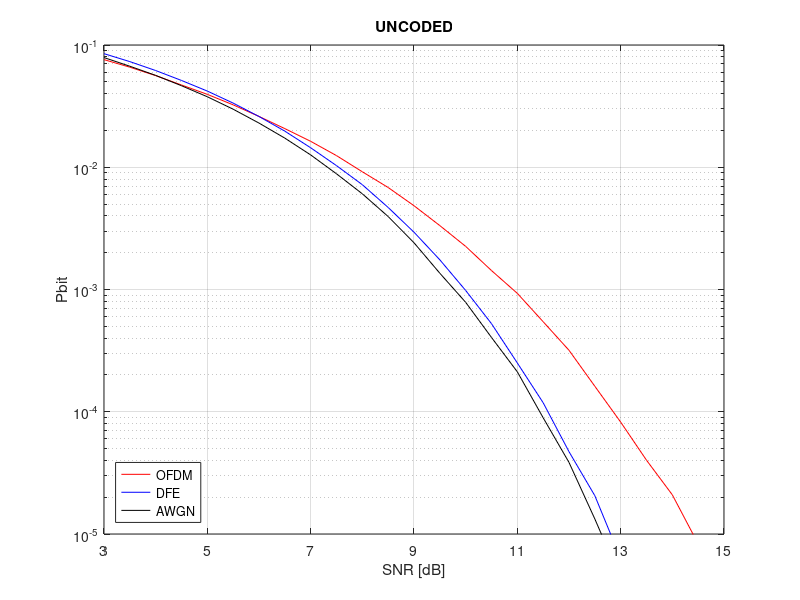
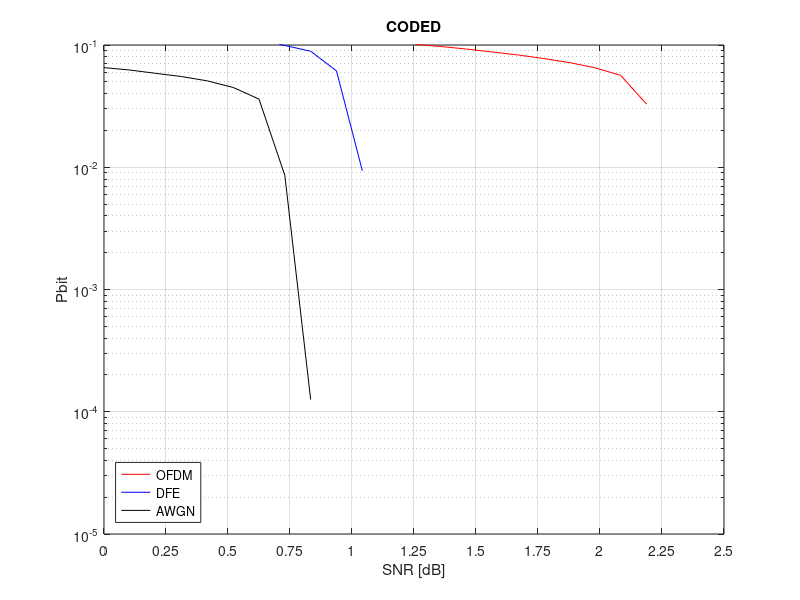

MATLAB code for these plots, in order:
close all; clear all; clc;

load('pbits_uncoded');

% Plot continuous lines even when Pbit is not computed
pbit_awgn_u(isnan(pbit_awgn_u)) = 5e-6;
pbit_ofdm_u(isnan(pbit_ofdm_u)) = 5e-6;
pbit_dfe_u(isnan(pbit_dfe_u)) = 5e-6;

figure;
semilogy(SNRs, pbit_ofdm_u, 'r');
hold on;
semilogy(SNRs, pbit_dfe_u, 'b');
semilogy(SNRs, pbit_awgn_u, 'k');
ylim([1e-5, 1e-1]);
xlim([3 15]);
grid on;
xlabel('SNR [dB]');
ylabel('Pbit');
legend('OFDM', 'DFE', 'AWGN', 'Location', 'southwest');
set(gca, 'XTick', 3:2:15);
title('UNCODED');
print('pbits_uncoded', '-depsc');

load('pbits_coded');

% Plot continuous lines even when Pbit is not computed
pbit_awgn_c(isnan(pbit_awgn_c)) = 5e-6;
pbit_ofdm_c(isnan(pbit_ofdm_c)) = 5e-6;
pbit_dfe_c(isnan(pbit_dfe_c)) = 5e-6;

figure;
semilogy(SNRs, pbit_ofdm_c, 'r');
hold on;
semilogy(SNRs, pbit_dfe_c, 'b');
semilogy(SNRs, pbit_awgn_c, 'k');
ylim([1e-5, 1e-1]);
xlim([0 2.5]);
grid on;
xlabel('SNR [dB]');
ylabel('Pbit');
legend('OFDM', 'DFE', 'AWGN', 'Location', 'southwest');
set(gca, 'XTick', 0:0.25:2.5);
title('CODED');
print('pbits_coded', '-depsc');
